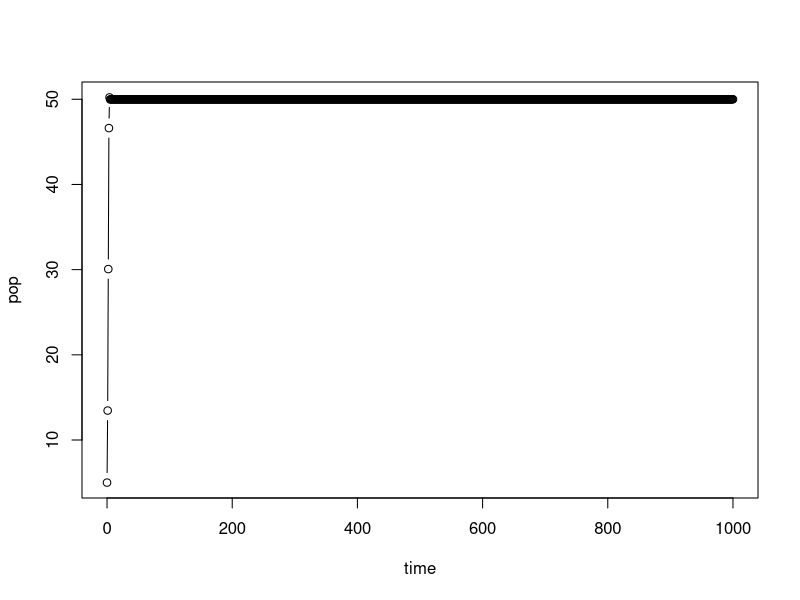
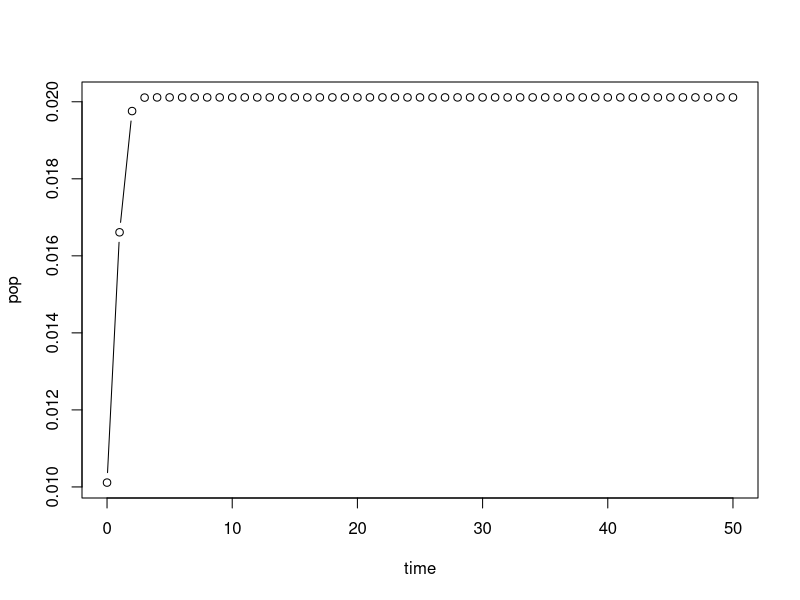
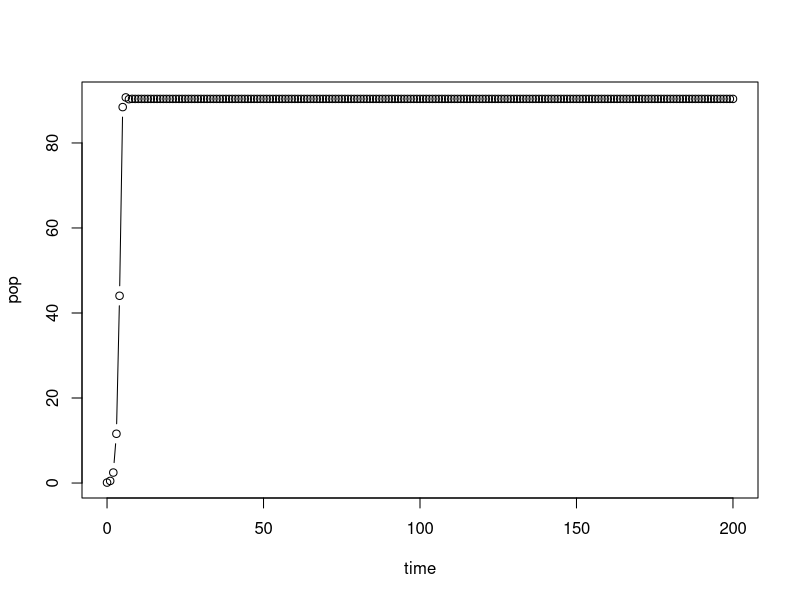
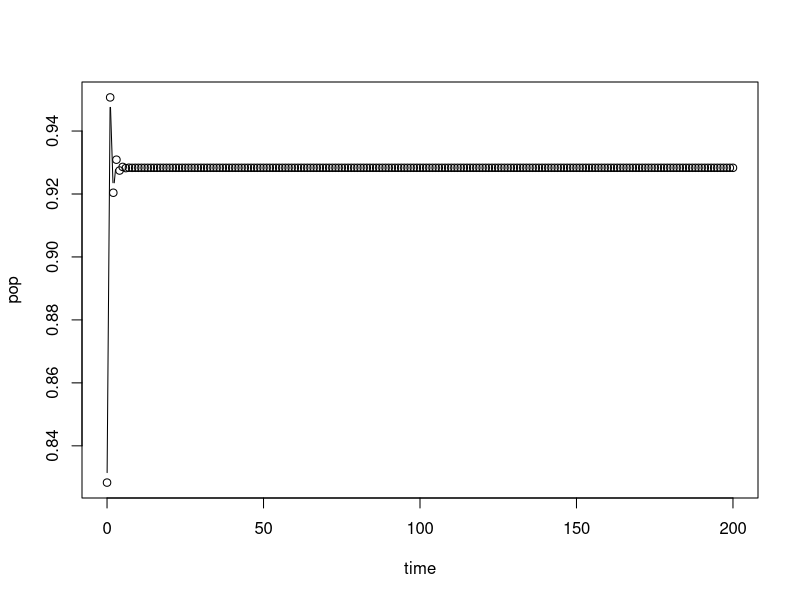
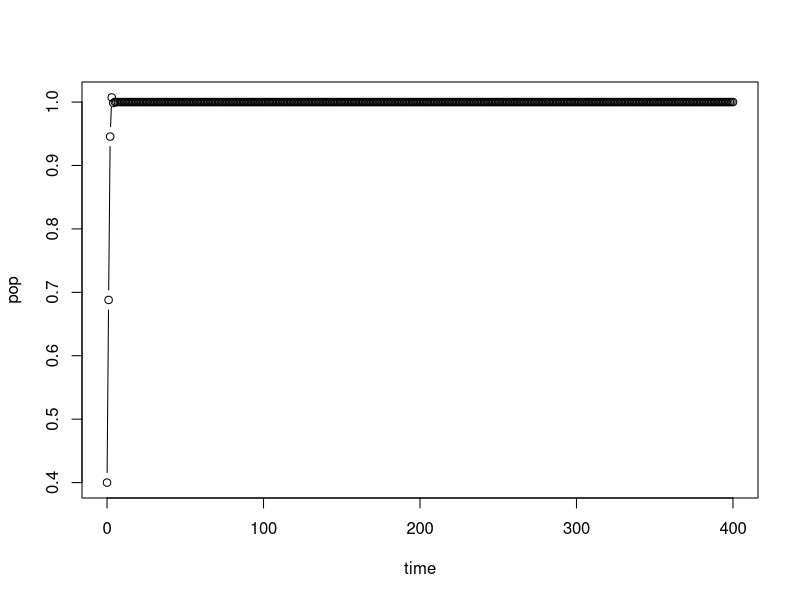

The R script that drew these images, in order:
# Exploring Ricker model
Ricker<-function(r,K,p0,lensim){
  pop<-c(p0)
  time<-c(0)
  # po<-rep(K,r)
  # print(po)
  
  for(it in c(1:lensim)){
    pt<-p0*exp(r*(1-(p0/K)))
    time<-c(time,it)
    pop<-c(pop,pt)
    p0<-pt
  }
  
  plot(time,pop,type="b")
  
}

#call the function
Ricker(r=1.1,K=50,p0=5,lensim=1000) # bifurcation point r=1
#-------------------------------------------------------

# Exploring Hassell model
# help: https://jmahaffy.sdsu.edu/courses/s00a/math121/lectures/qual_discrete/qualdiscrete.html#Hassell
#       https://www.jstor.org/stable/pdf/3863.pdf?refreqid=excelsior%3A348907abb1bca7f039109d94db5667b5
#       http://lab.rockefeller.edu/cohenje/PDFs/231CohenUnexpectedDominanceHighFreqChaoticNonlinPpnModelsLet.pdf

Hassell<-function(r,a,b,p0,lensim){
  pop<-c(p0)
  time<-c(0)
  
  for(it in c(1:lensim)){
    pt<-(r*p0)/((1+(a*p0))^b)
    time<-c(time,it)
    pop<-c(pop,pt)
    p0<-pt
  }
  
  r1<-((b/(b-1)))^b
  r2<-((b/(b-2)))^b
  plot(time,pop,type="b")
  return(pop)
  
  
  #provided b>2 (to get finite r2), these are the stability conditions:
  cat("For stable, monotonic approach towards eqm. upper limit of r should be",r1,"\n")

  cat("For stable, oscillatory approach towards eqm. upper limit of r should be within ",r1,"to",r2,"\n")
  
}

#call the function
r<-2.72
a<-0.5
b<-100
K_e<-((r^(1/b))-1)/a
K_e
x<-Hassell(r=r, a=a, b=b, p0=K_e-0.01, lensim=50) #b~1.5 : contest, b~100 : scramble
diff(x)
Hassell(r=5, a=0.01, b=2.5, p0=0.1, lensim=200) # see change : r=5,a=0.5 and vary b 1.5 to 5.5
#----------------------------------------------------------------------------------------------------
# Exploring Maynard Smith model
Msmith<-function(r,a,b,p0,lensim){
  pop<-c(p0)
  time<-c(0)
  
  for(it in c(1:lensim)){
    pt<-(r*p0)/(1+((a*p0)^b))
    time<-c(time,it)
    pop<-c(pop,pt)
    p0<-pt
  }
  
  plot(time,pop,type="b")
  
}

#call the function
r<-1.8
a<-1
b<-3
K_e<-((r-1)^(1/b))/a
K_e
Msmith(r=r,a=a,b=b,p0=K_e-0.1,lensim=200) #see changes as r=5,a=0.5 and vary b : 1,1.5,2,4
                                          #see changes as a=0.5,b=4 and vary r : 1.2, 1.5, 2
#--------------------------------------------------------------------------------------------------

# Exploring Verhulst model
Verhulst<-function(r,p0,lensim){
  pop<-c(p0)
  time<-c(0)
  # po<-rep(K,r)
  # print(po)
  
  for(it in c(1:lensim)){
    pt<-p0*(1+r*(1-p0))
    time<-c(time,it)
    pop<-c(pop,pt)
    p0<-pt
  }
  
  plot(time,pop,type="b")
}

#call the function
Verhulst(r=1.2,p0=0.4,lensim=400) # eqm. point =1
